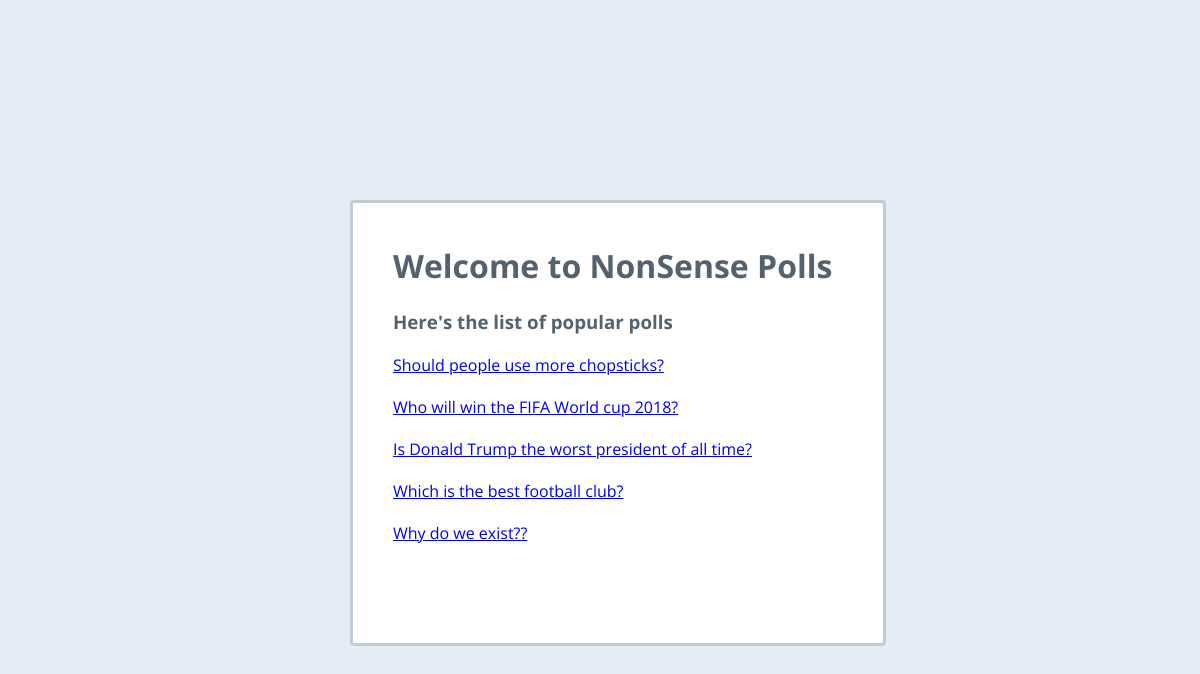
Screenshot of /polls/ with the database file from the repository.
### polls/models.py (models this page shows, shortened)
class Question(models.Model):
    question_text = models.CharField(max_length=200)
    pub_date = models.DateTimeField('date published')

### polls/views.py (the view)
# urls.py: path('', views.IndexView.as_view(), name='polls'),
class IndexView(generic.ListView):
    template_name = 'polls/index.html'
    context_object_name = 'question_list'
    def get_queryset(self):
        return Question.objects.order_by('-pub_date')[:5]

### polls/templates/polls/index.html (shortened to what this page needs)
<!DOCTYPE html>
<html lang="en">
{% load static %}
<head>
    <link rel="stylesheet" type="text/css" href="{% static 'polls/style.css' %}" />
</head>
<body>
<div class="poll">
<h1>Welcome to NonSense Polls</h1>
<h3>Here's the list of popular polls</h3>
{% if question_list %}
    <ul>
     {% for q in question_list %}
        <li><a href="{% url 'polls:detail' q.id %}"> {{ q.question_text }}</a></li>
     {% endfor %}
    </ul>
{% endif %}
</div>
</body>
</html>

### polls/static/polls/style.css (style rules this page uses)
body { font-family: 'Open Sans', sans-serif; font-weight:400; background-color:#e4edf4; color:#53626E; }

### rows the page displays
Question: question_text "Should people use more chopsticks?"
Question: question_text "Who will win the FIFA World cup 2018?"
Question: question_text "Is Donald Trump the worst president of all time?"
Question: question_text "Which is the best football club?"
Question: question_text "Why do we exist??"
